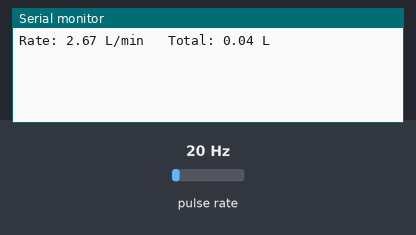
The sketch below on a simulated Arduino Uno, built with avr-gcc and run on an emulated ATmega328P. Shown: the last lines printed to the serial monitor. Wiring (inferred from the names in the program): pulse sensor: data pin 2. The test bench sets the inputs (shaded band); at power-on: pulse rate 20 Hz.

Above: at 1.2 s.
1.3 s: pulse rate (sensor on pin 2) set to 4 Hz
At 2.6 s:
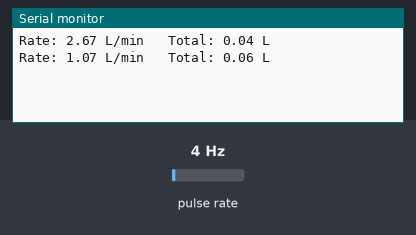
2.8 s: pulse rate (sensor on pin 2) set to 50 Hz
At 3.7 s:
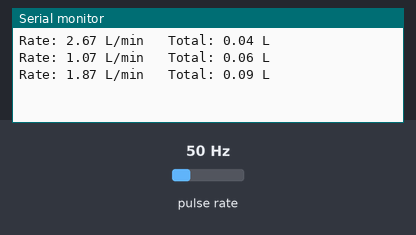
Timing chart, 0 to 5.8 s (numbered marks = the images above; inputs shaded):
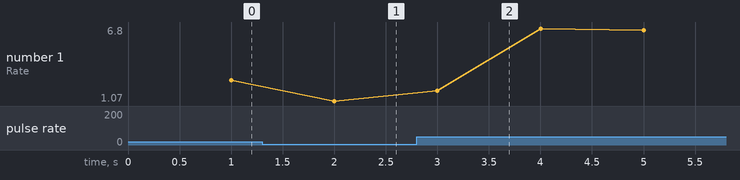

The sketch:

g1_2_flow_meter.ino
```cpp
// Counts pulses from a hall-effect water flow sensor using an interrupt, calculates flow rate in L/min and accumulates total liters, then outputs results to the serial monitor.
//
// Full tutorial: https://shillehtek.com/blogs/news/arduino-g1-2-flow-sensor-measure-l-min-total-liters
// Parts used: https://shillehtek.com/products/water-flow-sensor-g1-2-1-30l-min
//             https://shillehtek.com/products/arduino-uno-r3-starter-kit
//             https://shillehtek.com/products/shillehtek-lcd1602-16x2-character-display-module
// More examples: https://github.com/shillehbean/shillehtek-examples
//

volatile unsigned int pulseCount = 0;

const byte FLOW_PIN = 2;      // must be an interrupt pin
const float CAL     = 7.5;    // pulses/sec per L/min (tune to your sensor)

float flowRate = 0.0;         // L/min
float totalLiters = 0.0;
unsigned long lastCalc = 0;

void pulseISR() {
  pulseCount++;
}

void setup() {
  Serial.begin(9600);
  pinMode(FLOW_PIN, INPUT_PULLUP);
  attachInterrupt(digitalPinToInterrupt(FLOW_PIN), pulseISR, RISING);
  lastCalc = millis();
}

void loop() {
  if (millis() - lastCalc >= 1000) {
    noInterrupts();
    unsigned int pulses = pulseCount;
    pulseCount = 0;
    interrupts();

    flowRate = pulses / CAL;              // L/min
    totalLiters += flowRate / 60.0;       // liters added this second

    Serial.print("Rate: ");
    Serial.print(flowRate);
    Serial.print(" L/min   Total: ");
    Serial.print(totalLiters);
    Serial.println(" L");

    lastCalc = millis();
  }
}
```

Measured:
- after the input at 1.3 s, the serial monitor: prints a new line after 0.70 s (image 1)
- after the input at 2.8 s, the serial monitor: prints a new line after 0.20 s (image 2)
- plotted number 1: 2.67 → 1.07 after the input at 1.3 s, 1.07 → 6.53 after the input at 2.8 s
